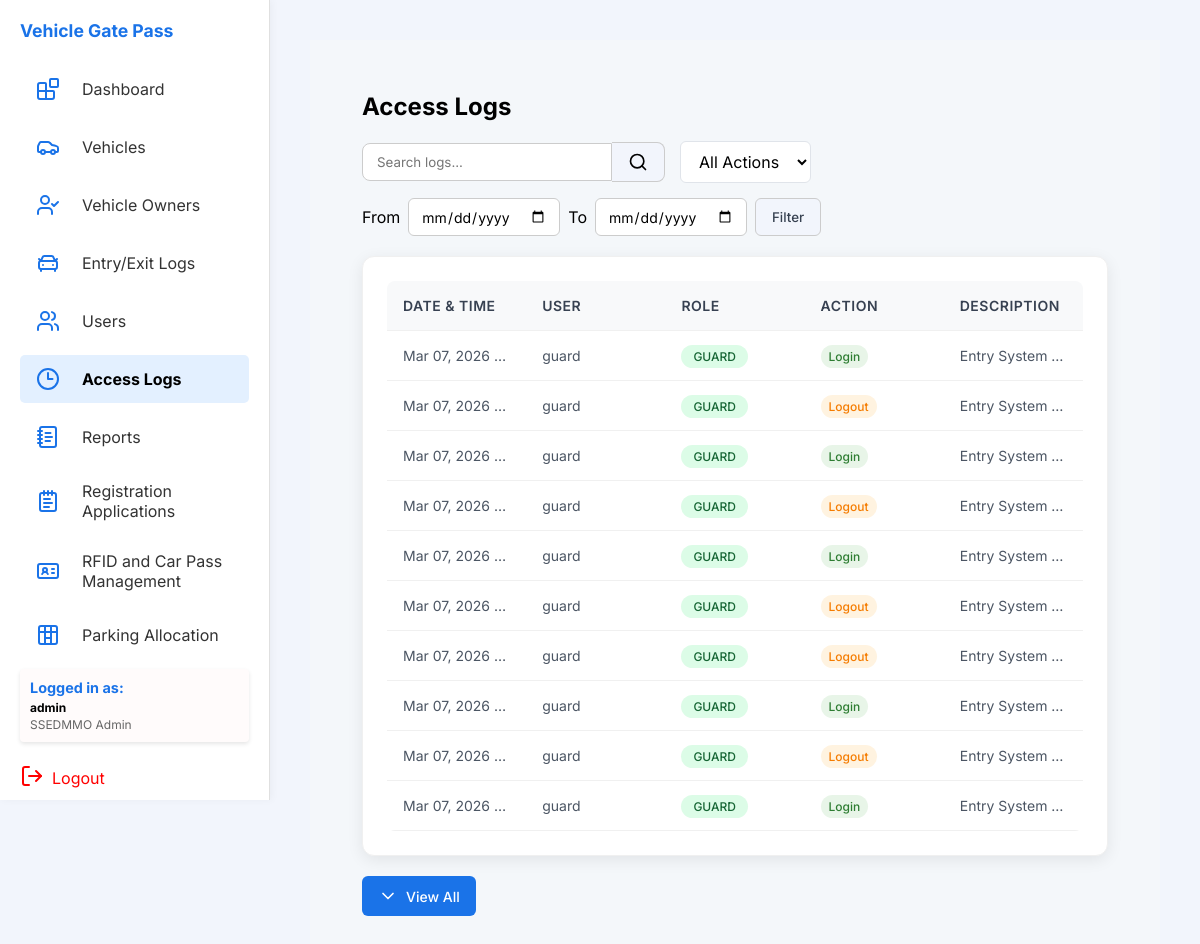
The page /php/access_logs.php (signed in) on the database its author committed.
### tables this page shows
CREATE TABLE `accesslog` (
  `logID` int(11) NOT NULL,
  `userID` varchar(10) DEFAULT NULL,
  `action` enum('login','logout','failed_login','update','delete','view') NOT NULL,
  `description` text DEFAULT NULL,
  `timestamp` datetime DEFAULT current_timestamp()
);

CREATE TABLE `user` (
  `userID` varchar(10) NOT NULL,
  `registrationID` varchar(10) DEFAULT NULL,
  `passID` varchar(10) DEFAULT NULL,
  `username` varchar(50) NOT NULL,
  `password` varchar(255) NOT NULL,
  `role` enum('SSEDMMO Admin','SSEDMMO Staff','Guard') DEFAULT NULL
);

### php/access_logs.php (the view, shortened to what this page needs)
<?php
$db = new Database();
$conn = $db->getConnection();
$fromDate = isset($_GET['fromDate']) ? $_GET['fromDate'] : '';
$toDate = isset($_GET['toDate']) ? $_GET['toDate'] : '';
$whereClause = " WHERE al.action != 'failed_login'";
$params = [];
$types = '';
$query = "SELECT al.*, u.username, u.role
          FROM accesslog al
          LEFT JOIN user u ON al.userID = u.userID
          $whereClause
          ORDER BY al.timestamp DESC";
if ($params) {
    $stmt = $conn->prepare($query);
    $stmt->bind_param($types, ...$params);
    $stmt->execute();
    $result = $stmt->get_result();
} else {
    $result = $conn->query($query);
}
include_once '../includes/header.php';
?>
<main class="main">
  <div class="container">
    <div class="header">
      <h2>Access Logs</h2>
      <div class="header-actions">
        <div class="search-container">
          <input type="text" id="searchInput" placeholder="Search logs..." />
          <button class="search-btn">
            <svg xmlns="http://www.w3.org/2000/svg" width="20" height="20" viewBox="0 0 24 24" fill="none"
              stroke="currentColor" stroke-width="2" stroke-linecap="round" stroke-linejoin="round"
              class="lucide lucide-search">
              <circle cx="11" cy="11" r="8" />
              <path d="m21 21-4.3-4.3" />
            </svg>
          </button>
        </div>
        <div class="filter-container">
          <select id="filterAction">
            <option value="">All Actions</option>
          </select>
        </div>
        <div class="filter-container" style="display:flex; align-items:center; gap:8px;">
          <label for="fromDate">From</label>
          <input type="date" id="fromDate" name="fromDate" value="<?php echo htmlspecialchars($fromDate); ?>" class="date-input">
          <label for="toDate">To</label>
          <input type="date" id="toDate" name="toDate" value="<?php echo htmlspecialchars($toDate); ?>" class="date-input">
          <button type="button" id="dateFilterBtn" class="filter-btn">Filter</button>
        </div>
      </div>
    </div>
    <div class="card">
      <table class="data-table">
        <thead>
          <tr>
            <th>Date & Time</th>
            <th>User</th>
            <th>Role</th>
            <th>Action</th>
            <th>Description</th>
          </tr>
        </thead>
        <tbody>
          <?php if ($result && $result->num_rows > 0): ?>
            <?php
            $count = 0;
            $result->data_seek(0);
            while ($row = $result->fetch_assoc()):
              $count++;
              $class = $count > 10 ? 'class="hidden-log"' : '';
              ?>
              <tr <?php echo $class; ?>>
                <td><?php echo date('M d, Y H:i:s', strtotime($row['timestamp'])); ?></td>
                <td><?php echo htmlspecialchars($row['username'] ?? 'Unknown'); ?></td>
                <td>
                  <?php if ($row['role']): ?>
                    <span class="role-badge role-<?php echo strtolower(str_replace(' ', '-', $row['role'])); ?>">
                      <?php echo htmlspecialchars(ucfirst($row['role'])); ?>
                    </span>
                  <?php else: ?>
                    <span class="role-badge">N/A</span>
                  <?php endif; ?>
                </td>
                <td>
                  <span class="action-badge action-<?php echo strtolower($row['action']); ?>">
                    <?php echo htmlspecialchars(ucfirst($row['action'])); ?>
                  </span>
                </td>
                <td><?php echo htmlspecialchars($row['description']); ?></td>
              </tr>
            <?php endwhile; ?>
          <?php else: ?>
            <tr>
              <td colspan="5" class="no-data">No access logs found</td>
            </tr>
          <?php endif; ?>
        </tbody>
      </table>
    </div>
    <?php if ($result && $result->num_rows > 10): ?>
      <div class="text-center-margin-top-20">
        <button id="viewAllBtn" class="add-btn" onclick="toggleLogs()">
          <svg xmlns="http://www.w3.org/2000/svg" width="20" height="20" viewBox="0 0 24 24" fill="none"
            stroke="currentColor" stroke-width="2" stroke-linecap="round" stroke-linejoin="round">
            <path d="M6 9l6 6 6-6" />
          </svg>
          <span id="btnText">View All</span>
        </button>
      </div>
    <?php endif; ?>
  </div>
</main>
<?php
include_once '../includes/footer.php';
?>

### css/global.css (style rules this page uses)
* { box-sizing: border-box; margin: 0; padding: 0; font-family: "Inter", sans-serif; }
body { background: #f2f5fc; padding: 40px; }
main { flex: 1; padding: 0 40px; }
.main { margin-left: 270px; padding: 32px; min-height: 100vh; background: #f4f7fa; box-sizing: border-box; }

### css/users.css (style rules this page uses)
.container { padding: 20px; }
.header { display: flex; justify-content: space-between; align-items: center; margin-bottom: 20px; flex-wrap: wrap; gap: 20px; }
.header h2 { margin: 0; }
.header-actions { display: flex; gap: 15px; align-items: center; flex-wrap: wrap; }
.search-container { display: flex; align-items: center; }
.search-container input { padding: 10px 14px; border-radius: 8px 0 0 8px; border: 1px solid #ccc; width: 250px; outline: none; }
.search-btn { background: #f2f5fc; border: 1px solid #ccc; border-left: none; border-radius: 0 8px 8px 0; padding: 0 16px; height: 40px; display: flex; align-items: center; cursor: pointer; transition: background 0.2s; }
.filter-container select { padding: 9px 14px; border-radius: 6px; border: 1.5px solid #e0e4ea; background: #fff; font-size: 1rem; }
.add-btn { background: #1a73e8; color: white; border: none; border-radius: 6px; padding: 10px 16px; font-size: 14px; font-weight: 500; cursor: pointer; display: flex; align-items: center; gap: 8px; transition: all 0.2s ease; }
.card { background: white; border-radius: 12px; box-shadow: 0 4px 16px rgba(0, 0, 0, 0.08); padding: 24px; border: 1px solid #f0f0f0; overflow: hidden; }
.data-table { width: 100%; border-collapse: collapse; border-radius: 8px; overflow: hidden; table-layout: fixed; }
.data-table th, .data-table td { padding: 16px; text-align: left; border-bottom: 1px solid #f0f0f0; }
.data-table th { background-color: #f8f9fa; font-weight: 600; color: #374151; font-size: 14px; text-transform: uppercase; letter-spacing: 0.5px; }
.data-table tbody tr { transition: background-color 0.2s ease; }
.data-table td { color: #4b5563; font-size: 14px; white-space: nowrap; overflow: hidden; text-overflow: ellipsis; max-width: 200px; }
.role-badge { padding: 4px 12px; border-radius: 12px; font-size: 12px; font-weight: 500; text-transform: uppercase; }
.role-guard { background: #dcfce7; color: #166534; }
.action-badge { padding: 4px 8px; border-radius: 12px; font-size: 12px; font-weight: 500; text-transform: capitalize; }
.action-login { background-color: #e8f5e8; color: #2e7d32; }
.action-logout { background-color: #fff3e0; color: #f57c00; }
.text-center-margin-top-20 { text-align: center; margin-top: 20px; }
.filter-btn { background: #f2f5fc; border: 1px solid #ccc; border-radius: 6px; padding: 0 16px; height: 38px; display: flex; align-items: center; justify-content: center; cursor: pointer; transition: background 0.2s; font-weight: 500; color: #374151; }
.date-input { padding: 8px 12px; border-radius: 6px; border: 1px solid #ccc; outline: none; font-family: inherit; font-size: 14px; height: 38px; box-sizing: border-box; }

### rows shown on the page
accesslog: timestamp "Mar 07, 2026…", userID.username "guard", userID.role "GUARD", action "Login", description "Entry System…"
accesslog: timestamp "Mar 07, 2026…", userID.username "guard", userID.role "GUARD", action "Logout", description "Entry System…"
accesslog: timestamp "Mar 07, 2026…", userID.username "guard", userID.role "GUARD", action "Login", description "Entry System…"
accesslog: timestamp "Mar 07, 2026…", userID.username "guard", userID.role "GUARD", action "Logout", description "Entry System…"
accesslog: timestamp "Mar 07, 2026…", userID.username "guard", userID.role "GUARD", action "Login", description "Entry System…"
accesslog: timestamp "Mar 07, 2026…", userID.username "guard", userID.role "GUARD", action "Logout", description "Entry System…"
accesslog: timestamp "Mar 07, 2026…", userID.username "guard", userID.role "GUARD", action "Logout", description "Entry System…"
accesslog: timestamp "Mar 07, 2026…", userID.username "guard", userID.role "GUARD", action "Login", description "Entry System…"
accesslog: timestamp "Mar 07, 2026…", userID.username "guard", userID.role "GUARD", action "Logout", description "Entry System…"
accesslog: timestamp "Mar 07, 2026…", userID.username "guard", userID.role "GUARD", action "Login", description "Entry System…"

### other values the page prints
$_SESSION['username'] "admin"
$_SESSION['role'] "SSEDMMO Admin"
